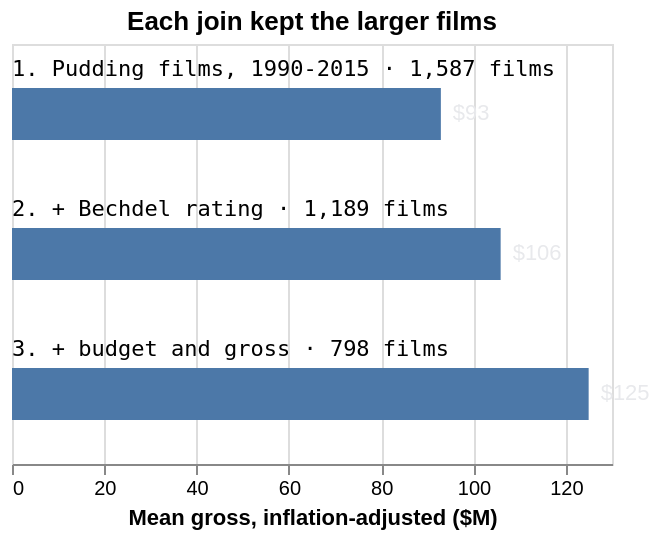

The code cell stored with this chart in its notebook:
### Code cell
#| hide
#| caption: Mean inflation-adjusted domestic gross at each merge stage.
f = funnel.reset_index(names="stage")
f["label"] = f["stage"] + " · " + f["Films"].map("{:,} films".format)
base = alt.Chart(f).encode(
    y=alt.Y("stage:N", sort=None, axis=None),
    tooltip=[alt.Tooltip("stage:N", title="Stage"), alt.Tooltip("Films:Q", format=","),
             alt.Tooltip("Mean gross ($M):Q", format=".1f")],
)
bars = base.mark_bar(size=26).encode(
    x=alt.X("Mean gross ($M):Q", title="Mean gross, inflation-adjusted ($M)"))
values = bars.mark_text(align="left", dx=6, color="#e8e9ec").encode(
    text=alt.Text("Mean gross ($M):Q", format="$.0f"))
# Stage names sit above their bars, so long names never squeeze the plot.
names = base.mark_text(align="left", baseline="bottom", x=0, dy=-17,
                       font="JetBrains Mono, ui-monospace, monospace", fontSize=11).encode(
    text="label:N")
(bars + values + names).properties(title="Each join kept the larger films", height=210)

### Figure 1 — Vega-Lite specification as saved in the notebook (floating-point values rounded to 4 significant figures)
{"config": {"view": {"continuousWidth": 300, "continuousHeight": 300}}, "layer": [{"mark": {"type": "bar", "size": 26}, "encoding": {"tooltip": [{"field": "stage", "title": "Stage", "type": "nominal"}, {"field": "Films", "format": ",", "type": "quantitative"}, {"field": "Mean gross ($M)", "format": ".1f", "type": "quantitative"}], "x": {"field": "Mean gross ($M)", "title": "Mean gross, inflation-adjusted ($M)", "type": "quantitative"}, "y": {"axis": null, "field": "stage", "sort": null, "type": "nominal"}}}, {"mark": {"type": "text", "align": "left", "color": "#e8e9ec", "dx": 6}, "encoding": {"text": {"field": "Mean gross ($M)", "format": "$.0f", "type": "quantitative"}, "tooltip": [{"field": "stage", "title": "Stage", "type": "nominal"}, {"field": "Films", "format": ",", "type": "quantitative"}, {"field": "Mean gross ($M)", "format": ".1f", "type": "quantitative"}], "x": {"field": "Mean gross ($M)", "title": "Mean gross, inflation-adjusted ($M)", "type": "quantitative"}, "y": {"axis": null, "field": "stage", "sort": null, "type": "nominal"}}}, {"mark": {"type": "text", "align": "left", "baseline": "bottom", "dy": -17, "font": "JetBrains Mono, ui-monospace, monospace", "fontSize": 11, "x": 0}, "encoding": {"text": {"field": "label", "type": "nominal"}, "tooltip": [{"field": "stage", "title": "Stage", "type": "nominal"}, {"field": "Films", "format": ",", "type": "quantitative"}, {"field": "Mean gross ($M)", "format": ".1f", "type": "quantitative"}], "y": {"axis": null, "field": "stage", "sort": null, "type": "nominal"}}}], "data": {"name": "data-a305b78d2847506a56d374143485821e"}, "height": 210, "title": "Each join kept the larger films", "$schema": "https://vega.github.io/schema/vega-lite/v6.4.1.json", "datasets": {"data-a305b78d2847506a56d374143485821e": [{"stage": "1. Pudding films, 1990-2015", "Films": 1587, "Mean gross ($M)": 92.92, "Median gross ($M)": 50.0, "Female dialogue (%)": 28.97, "label": "1. Pudding films, 1990-2015 · 1,587 films"}, {"stage": "2. + Bechdel rating", "Films": 1189, "Mean gross ($M)": 105.9, "Median gross ($M)": 62.0, "Female dialogue (%)": 30.03, "label": "2. + Bechdel rating · 1,189 films"}, {"stage": "3. + budget and gross", "Films": 798, "Mean gross ($M)": 124.9, "Median gross ($M)": 80.0, "Female dialogue (%)": 28.25, "label": "3. + budget and gross · 798 films"}]}}
